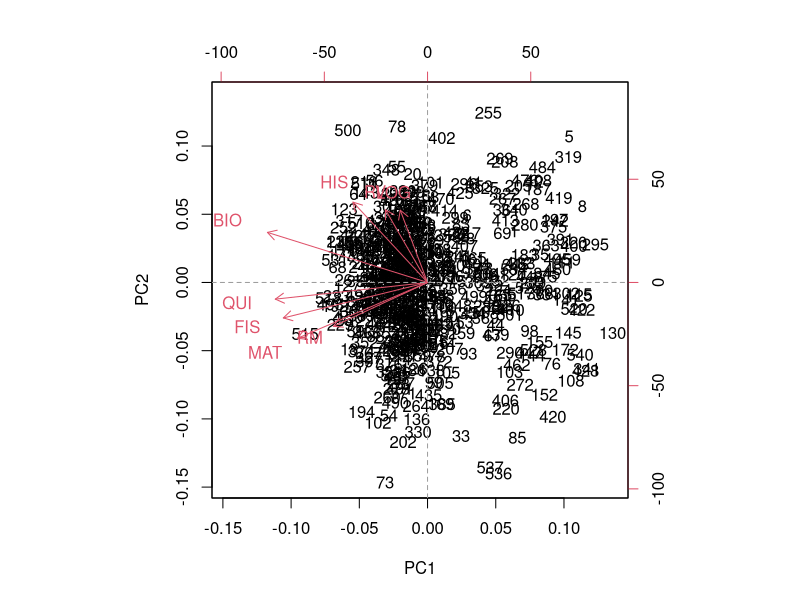
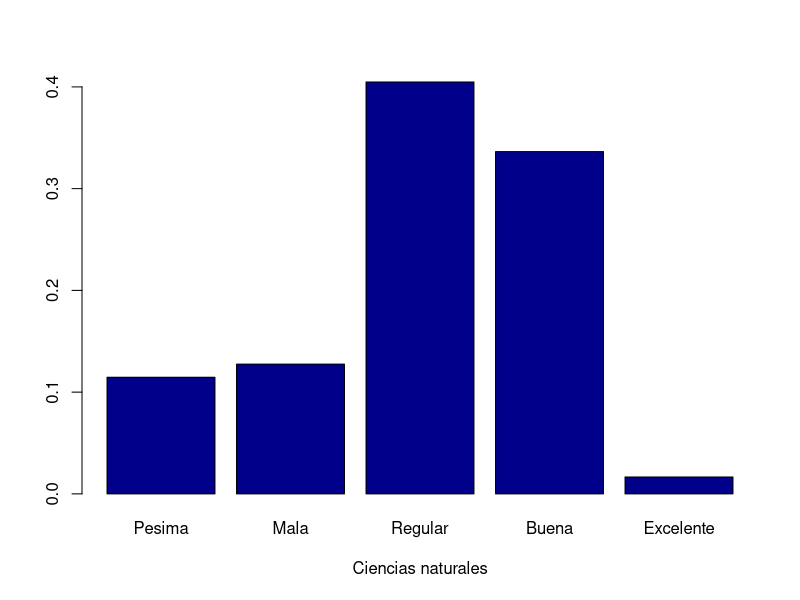
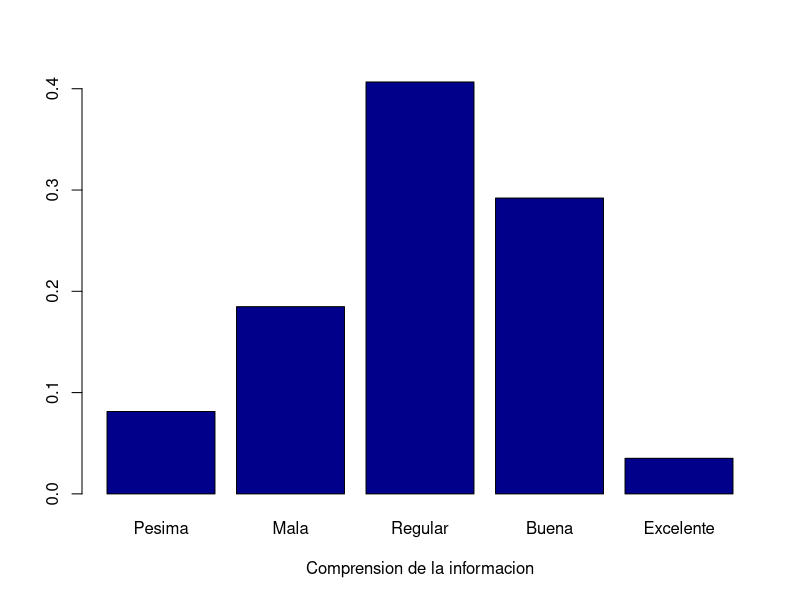
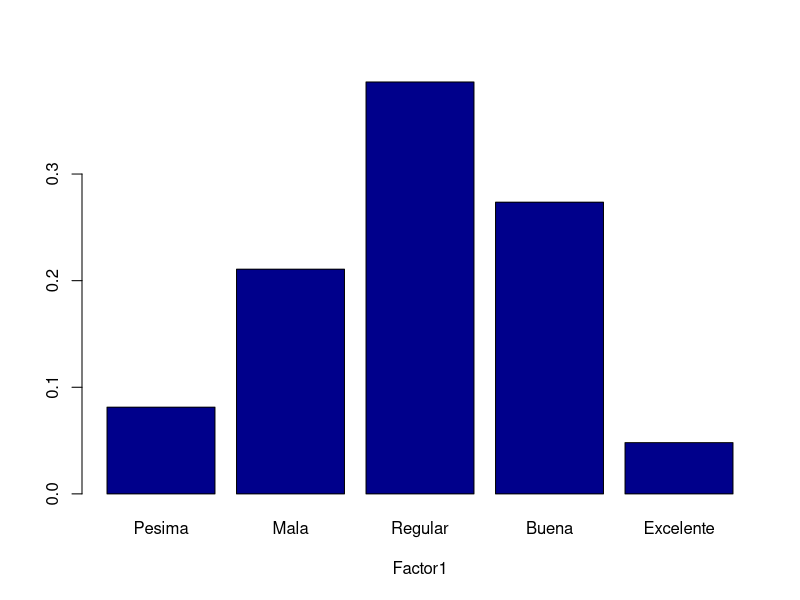

Write R code to recreate these figures, in order.
## ---- chunk 1
library(here)
## ---- chunk 2
library(foreign)
postulantes <- read.spss(here("9 Analisis Multivariado/Trabajo 3/Postulantes.sav"),
                 to.data.frame = TRUE,
                 use.value.labels = TRUE)
## ---- chunk 3
summary(postulantes)
## ---- chunk 4
postulantes <- postulantes[,-1]
## ---- chunk 5
library(psych)
cortest.bartlett(cor(postulantes), n=nrow(postulantes))
## ---- chunk 6
KMO(postulantes)
## ---- chunk 7
data_AFE <- postulantes[,-4] 
## ---- chunk 8
cortest.bartlett(cor(data_AFE), n=nrow(data_AFE))
## ---- chunk 9
KMO(data_AFE)
## ---- chunk 10
facto=principal(r=data_AFE,nfactors=8,rotate="none")
facto
facto$loadings
## ---- chunk 11
facto=principal(r=data_AFE,nfactors=4,rotate="none")
facto
facto$loadings
## ---- chunk 12
facto=principal(r=data_AFE,nfactors=4,rotate="varimax")
facto
facto$loadings
## ---- chunk 13
biplot(prcomp(data_AFE, scale = FALSE))
abline(h = 0, v = 0, lty = 2, col = 8)
## ---- chunk 14
scores <- as.matrix(data_AFE) %*% as.matrix(facto$loadings)
scores <- data.frame(scores) ; scores
## ---- chunk 15
Zscores<-scale(scores)
transScore <- Zscores*100+500 # Proceso de baremación de PISA
transScore <- data.frame(transScore)
## ---- chunk 16
transScore$RNC1[transScore$RC1<350] <-1
transScore$RNC1[transScore$RC1>=350 & transScore$RC1<450] <-2
transScore$RNC1[transScore$RC1>=450 & transScore$RC1<550] <-3
transScore$RNC1[transScore$RC1>=550 & transScore$RC1<650] <-4
transScore$RNC1[transScore$RC1>=650] <-5


# Etiquetar
transScore$RNC1 <- factor(transScore$RNC1, 
                             labels = c("Pesima", "Mala", "Regular",
                                        "Buena", "Excelente"))


fi=table(transScore$RNC1)
probabilidad=prop.table(table(transScore$RNC1))*100
cbind(fi,probabilidad)
barplot(prop.table(table(transScore$RNC1)), col = "darkBlue", xlab = "Ciencias naturales")

## ---- chunk 17
transScore$RNC2[transScore$RC2<350] <-1
transScore$RNC2[transScore$RC2>=350 & transScore$RC2<450] <-2
transScore$RNC2[transScore$RC2>=450 & transScore$RC2<550] <-3
transScore$RNC2[transScore$RC2>=550 & transScore$RC2<650] <-4
transScore$RNC2[transScore$RC2>=650] <-5


# Etiquetar
transScore$RNC2 <- factor(transScore$RNC2, 
                             labels = c("Pesima", "Mala", "Regular",
                                        "Buena", "Excelente"))


fi=table(transScore$RNC2)
probabilidad=prop.table(table(transScore$RNC2))*100
cbind(fi,probabilidad)
barplot(prop.table(table(transScore$RNC2)), col = "darkBlue", xlab = "Comprension de la informacion")

## ---- chunk 18
transScore$RNC3[transScore$RC3<350] <-1
transScore$RNC3[transScore$RC3>=350 & transScore$RC3<450] <-2
transScore$RNC3[transScore$RC3>=450 & transScore$RC3<550] <-3
transScore$RNC3[transScore$RC3>=550 & transScore$RC3<650] <-4
transScore$RNC3[transScore$RC3>=650] <-5


# Etiquetar
transScore$RNC3 <- factor(transScore$RNC3, 
                             labels = c("Pesima", "Mala", "Regular",
                                        "Buena", "Excelente"))


fi=table(transScore$RNC3)
probabilidad=prop.table(table(transScore$RNC3))*100
cbind(fi,probabilidad)
barplot(prop.table(table(transScore$RNC3)), col = "darkBlue", xlab = "Factor1")

## ---- chunk 19
clientes <- read.csv(here("9 Analisis Multivariado/Trabajo 3/clientes.csv"))
